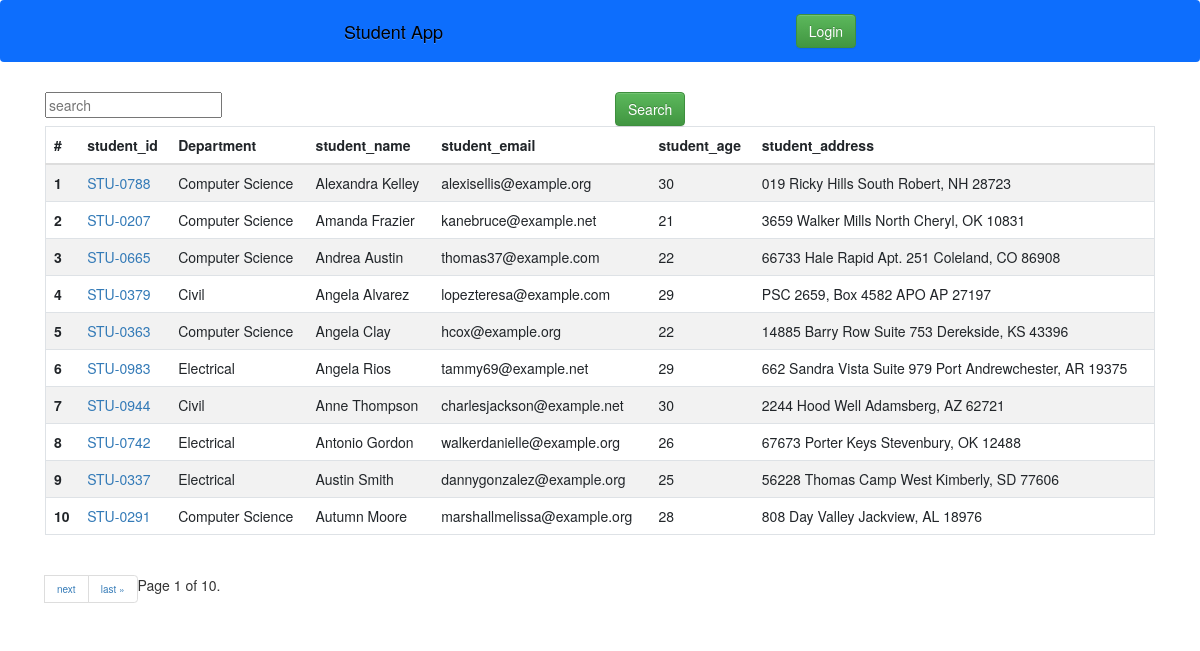
/students/, run on an earlier commit of the app's database.
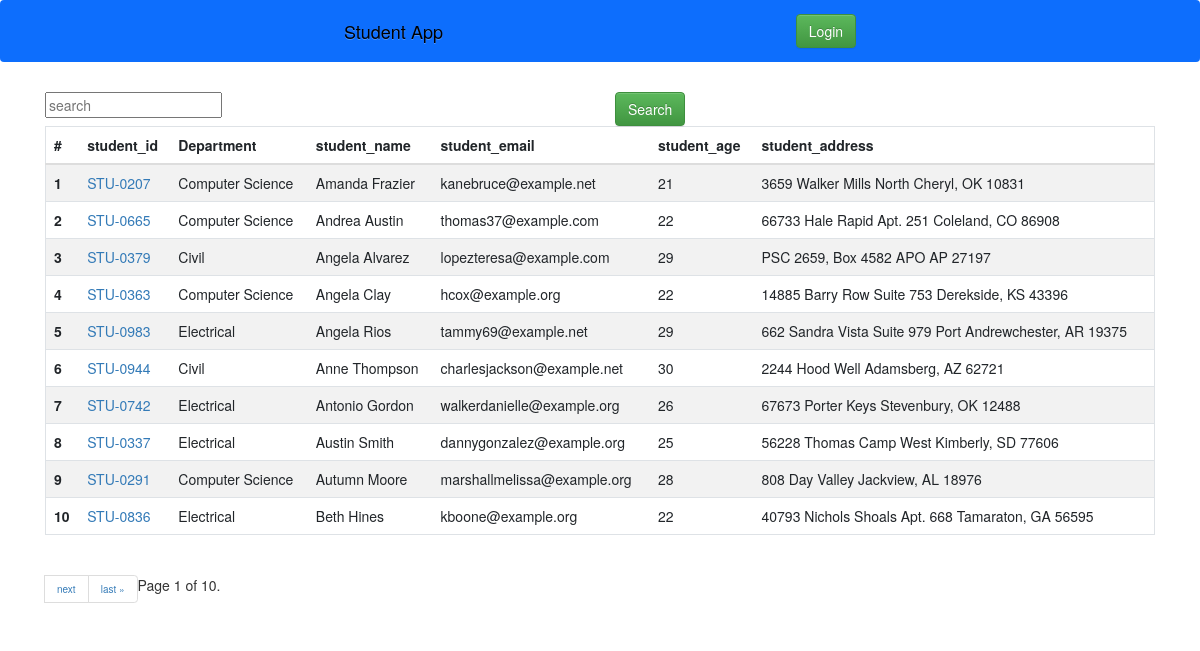
And on a later commit of the database.
### vege/models.py (models this page shows, shortened)
class Student(models.Model):
    department = models.ForeignKey(Department , related_name="depart" , on_delete=models.CASCADE)
    student_id = models.OneToOneField(StudentID , related_name="studentid" , on_delete= models.CASCADE)
    student_name = models.CharField(max_length=100)
    student_email = models.EmailField(unique=True)
    student_age = models.IntegerField(default=18)
    student_address = models.TextField()
    class Meta:
        ordering = ['student_name']
        verbose_name = "STUDENT"

class StudentID(models.Model):
    student_id = models.CharField(max_length=100)
    def __str__(self) -> str:
        return self.student_id

class Department(models.Model):
    department = models.CharField(max_length=100)
    def __str__(self) -> str:
        return self.department
    class Meta:
        ordering = ['department']

### vege/views.py (the view, shortened to what this page needs)
# urls.py: path('students/' , get_students , name = "get_students"),
def get_students(request):
    queryset = Student.objects.all()
    paginator = Paginator(queryset, 10)  # Show 10 contacts per page.
    page_number = request.GET.get("page" , 1)
    page_obj = paginator.get_page(page_number)
    return render(request , 'report/students.html' , {'queryset' :page_obj})

### vege/templates/report/students.html (shortened to what this page needs)
{% extends "base.html" %}
{% block start %}
<div class="container mt-5">
    <form>
        <div class="row">
            <div class="col-md-6">
                <input class"form-control" name="search" placeholder="search">
            </div>
            <div class="col-md-6">
                <button class="btn btn-success">Search</button>
            </div>
        </div>
    </form>
    <table class="table table-striped">
        <thead>
            <tr>
                <th scope="col">#</th>
                <th scope="col">student_id</th>
                <th scope="col">Department</th>
                <th scope="col">student_name</th>
                <th scope="col">student_email</th>
                <th scope="col">student_age</th>
                <th scope="col">student_address</th>
            </tr>
        </thead>
        <tbody>
            {% for student in queryset %}
            <tr>
                <th scope="row">{{forloop.counter}}</th>
                <td><a href="/see_marks/{{student.student_id}}">{{student.student_id}}</a></td>
                <td>{{student.department}}</td>
                <td>{{student.student_name}}</td>
                <td>{{student.student_email}}</td>
                <td>{{student.student_age}}</td>
                <td>{{student.student_address}}</td>
            </tr>
            {% endfor %}
        </tbody>
    </table>
    <nav aria-label="Page navigation example">
        <ul class="pagination">
            <span class="current">
                Page {{ queryset.number }} of {{ queryset.paginator.num_pages }}.
            </span>
            {% if queryset.has_next %}
            <li class="page-item"><a class="page-link" href="?page={{ queryset.next_page_number }}">next</a></li>
            <li class="page-item"><a class="page-link" href="?page={{ queryset.paginator.num_pages }}">last &raquo;</a>
            </li>
            {% endif %}
        </ul>
    </nav>
</div>
{% endblock %}

What changed in the data, as far as the page shows it:
removed Student: student_id "STU-0788", department "Computer Science", student_name "Alexandra Kelley", student_email "alexisellis@example.org", student_age "30", student_address "019 Ricky Hills South Robert, NH 28723"
now on this page (row unchanged): Student: student_id "STU-0836", department "Electrical", student_name "Beth Hines", student_email "kboone@example.org", student_age "22", student_address "40793 Nichols Shoals Apt. 668 Tamaraton, GA 56595"
